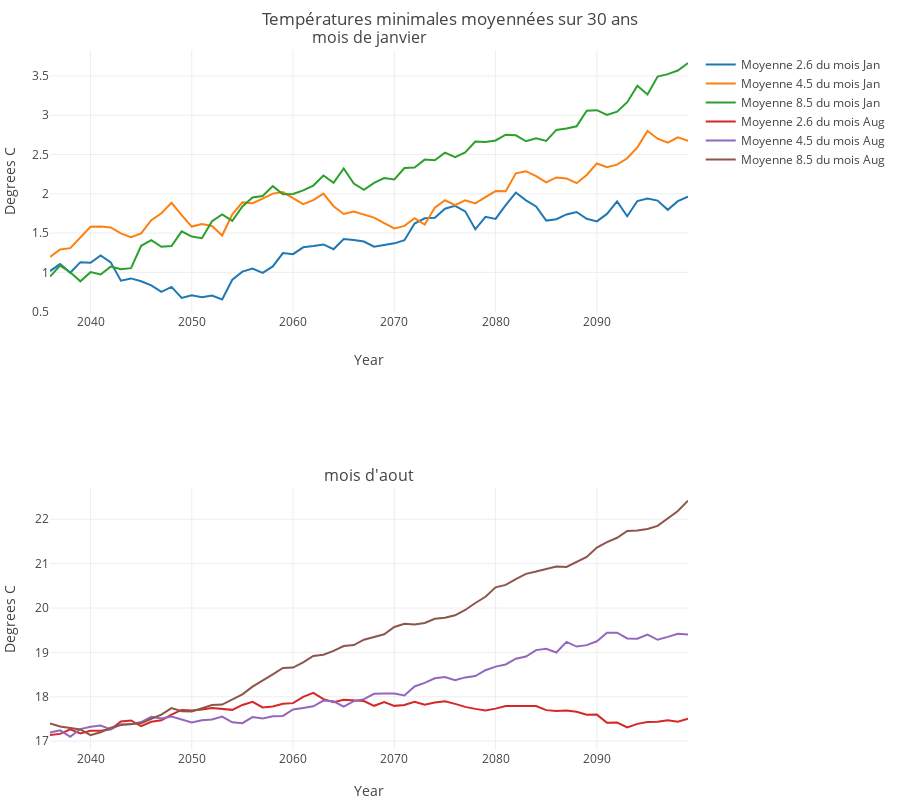

Source (notebook cell):
### Markdown cell above
Le diagramme ci-dessous  représente l'évolution sur `yearPeriod` années de la température dans la région Lyonnaise.(Décommenter la dernière ligne du bloc pour afficher la figure)

### Code cell
q = 0
trace26_0 = go.Scatter(
    x = lyon_year[firstPlotYear:lastPlotYear],
    y = moymAreaInterval_26[q,:],
    name ='Moyenne 2.6 du mois %s'%lyon_month[calcMonth[q]]
)
trace45_0 = go.Scatter(
    x = lyon_year[firstPlotYear:lastPlotYear],
    y = moymAreaInterval_45[q,:],
    name ='Moyenne 4.5 du mois %s'%lyon_month[calcMonth[q]]
)
trace85_0 = go.Scatter(
    x = lyon_year[firstPlotYear:lastPlotYear],
    y = moymAreaInterval_85[q,:],
    name ='Moyenne 8.5 du mois %s'%lyon_month[calcMonth[q]]
)

q = 1
trace26_1 = go.Scatter(
    x = lyon_year[firstPlotYear:lastPlotYear],
    y = moymAreaInterval_26[q,:],
    name ='Moyenne 2.6 du mois %s'%lyon_month[calcMonth[q]]
)
trace45_1 = go.Scatter(
    x = lyon_year[firstPlotYear:lastPlotYear],
    y = moymAreaInterval_45[q,:],
    name ='Moyenne 4.5 du mois %s'%lyon_month[calcMonth[q]]
)

trace85_1 = go.Scatter(
    x = lyon_year[firstPlotYear:lastPlotYear],
    y = moymAreaInterval_85[q,:],
    name ='Moyenne 8.5 du mois %s'%lyon_month[calcMonth[q]]
)

fig = tools.make_subplots(rows=2, 
                          cols=1, 
                          subplot_titles=("mois de janvier",
                                          "mois d'aout"))

fig.append_trace(trace26_0, 1, 1)
fig.append_trace(trace45_0, 1, 1)
fig.append_trace(trace85_0, 1, 1)
fig.append_trace(trace26_1, 2, 1)
fig.append_trace(trace45_1, 2, 1)
fig.append_trace(trace85_1, 2, 1)


fig['layout']['xaxis1'].update(title='Year')
fig['layout']['xaxis2'].update(title='Year')
fig['layout']['yaxis1'].update(title='Degrees C')
fig['layout']['yaxis2'].update(title='Degrees C')
fig['layout']['margin'] = {'l': 50, 'r': 10, 'b': 50, 't': 50}
fig['layout'].update(height=800, width=900, title='Températures minimales moyennées sur 30 ans')


#fig['layout'].update(title='Température moyenne maximale du mois de juillet', 
#                     autosize=False, width=800, height=380)  



layout = dict (
           title = "Température moyenne minimale des mois de l'année moyennées sur 30 ans",
           xaxis = dict(
                 title = 'Année',
                 showline=True,
                 showticklabels=True,
                 ticklen=5
             ),
             yaxis = dict(
                 title = 'Temperature (degrees Celsius)',
                 showline=True,
                 showticklabels=True
             ),         
)

#fig = dict(data=data, layout=layout)



py.iplot(fig, filename='basic-line')

### Figure 1 — Plotly figure (JSON) as saved in the notebook; plotly's stock layout.template omitted (floating-point values rounded to 4 significant figures)
{"data": [{"name": "Moyenne 2.6 du mois Jan", "type": "scatter", "uid": "a1e3b0df-b26e-4ab0-8bc3-d96a6cd0d0a0", "x": [2036, 2037, 2038, 2039, 2040, 2041, 2042, 2043, 2044, 2045, 2046, 2047, 2048, 2049, 2050, 2051, 2052, 2053, 2054, 2055, 2056, 2057, 2058, 2059, 2060, 2061, 2062, 2063, 2064, 2065, 2066, 2067, 2068, 2069, 2070, 2071, 2072, 2073, 2074, 2075, 2076, 2077, 2078, 2079, 2080, 2081, 2082, 2083, 2084, 2085, 2086, 2087, 2088, 2089, 2090, 2091, 2092, 2093, 2094, 2095, 2096, 2097, 2098, 2099], "xaxis": "x", "y": [1.017, 1.106, 0.9952, 1.13, 1.121, 1.215, 1.127, 0.8937, 0.9232, 0.8869, 0.8348, 0.7523, 0.8147, 0.6742, 0.7093, 0.6829, 0.7047, 0.6564, 0.9066, 1.009, 1.048, 0.9932, 1.076, 1.245, 1.232, 1.319, 1.334, 1.355, 1.294, 1.425, 1.412, 1.392, 1.327, 1.353, 1.369, 1.409, 1.621, 1.688, 1.695, 1.81, 1.847, 1.776, 1.549, 1.707, 1.681, 1.856, 2.015, 1.916, 1.838, 1.659, 1.676, 1.737, 1.769, 1.682, 1.649, 1.744, 1.903, 1.715, 1.908, 1.939, 1.913, 1.796, 1.906, 1.964, 0, 0, 0, 0, 0, 0, 0, 0, 0, 0, 0, 0, 0, 0, 0, 0, 0, 0, 0, 0, 0, 0, 0, 0, 0, 0, 0, 0, 0, 0], "yaxis": "y"}, {"name": "Moyenne 4.5 du mois Jan", "type": "scatter", "uid": "179744da-b0a0-4c74-8f7b-1cf85c8564ab", "x": [2036, 2037, 2038, 2039, 2040, 2041, 2042, 2043, 2044, 2045, 2046, 2047, 2048, 2049, 2050, 2051, 2052, 2053, 2054, 2055, 2056, 2057, 2058, 2059, 2060, 2061, 2062, 2063, 2064, 2065, 2066, 2067, 2068, 2069, 2070, 2071, 2072, 2073, 2074, 2075, 2076, 2077, 2078, 2079, 2080, 2081, 2082, 2083, 2084, 2085, 2086, 2087, 2088, 2089, 2090, 2091, 2092, 2093, 2094, 2095, 2096, 2097, 2098, 2099], "xaxis": "x", "y": [1.196, 1.29, 1.309, 1.445, 1.58, 1.584, 1.573, 1.496, 1.447, 1.496, 1.664, 1.752, 1.885, 1.728, 1.583, 1.615, 1.591, 1.47, 1.739, 1.891, 1.88, 1.938, 2.002, 2.021, 1.945, 1.869, 1.92, 2.002, 1.842, 1.742, 1.775, 1.731, 1.697, 1.625, 1.558, 1.591, 1.689, 1.607, 1.824, 1.918, 1.854, 1.916, 1.878, 1.958, 2.034, 2.032, 2.261, 2.287, 2.224, 2.145, 2.208, 2.196, 2.135, 2.239, 2.386, 2.339, 2.37, 2.452, 2.591, 2.799, 2.701, 2.651, 2.717, 2.675, 0, 0, 0, 0, 0, 0, 0, 0, 0, 0, 0, 0, 0, 0, 0, 0, 0, 0, 0, 0, 0, 0, 0, 0, 0, 0, 0, 0, 0, 0], "yaxis": "y"}, {"name": "Moyenne 8.5 du mois Jan", "type": "scatter", "uid": "dd01323b-d3d6-49d3-a888-c472058d882e", "x": [2036, 2037, 2038, 2039, 2040, 2041, 2042, 2043, 2044, 2045, 2046, 2047, 2048, 2049, 2050, 2051, 2052, 2053, 2054, 2055, 2056, 2057, 2058, 2059, 2060, 2061, 2062, 2063, 2064, 2065, 2066, 2067, 2068, 2069, 2070, 2071, 2072, 2073, 2074, 2075, 2076, 2077, 2078, 2079, 2080, 2081, 2082, 2083, 2084, 2085, 2086, 2087, 2088, 2089, 2090, 2091, 2092, 2093, 2094, 2095, 2096, 2097, 2098, 2099], "xaxis": "x", "y": [0.9461, 1.085, 1.002, 0.8865, 1.003, 0.973, 1.073, 1.04, 1.054, 1.338, 1.41, 1.326, 1.335, 1.522, 1.456, 1.435, 1.65, 1.737, 1.655, 1.838, 1.953, 1.973, 2.097, 1.995, 1.997, 2.043, 2.105, 2.233, 2.139, 2.322, 2.13, 2.051, 2.138, 2.2, 2.183, 2.327, 2.334, 2.435, 2.426, 2.524, 2.466, 2.526, 2.664, 2.658, 2.679, 2.752, 2.744, 2.668, 2.706, 2.673, 2.813, 2.831, 2.858, 3.058, 3.064, 3.003, 3.044, 3.166, 3.375, 3.263, 3.492, 3.522, 3.568, 3.662, 0, 0, 0, 0, 0, 0, 0, 0, 0, 0, 0, 0, 0, 0, 0, 0, 0, 0, 0, 0, 0, 0, 0, 0, 0, 0, 0, 0, 0, 0], "yaxis": "y"}, {"name": "Moyenne 2.6 du mois Aug", "type": "scatter", "uid": "97b46157-5315-4fde-9806-00061b19c3f9", "x": [2036, 2037, 2038, 2039, 2040, 2041, 2042, 2043, 2044, 2045, 2046, 2047, 2048, 2049, 2050, 2051, 2052, 2053, 2054, 2055, 2056, 2057, 2058, 2059, 2060, 2061, 2062, 2063, 2064, 2065, 2066, 2067, 2068, 2069, 2070, 2071, 2072, 2073, 2074, 2075, 2076, 2077, 2078, 2079, 2080, 2081, 2082, 2083, 2084, 2085, 2086, 2087, 2088, 2089, 2090, 2091, 2092, 2093, 2094, 2095, 2096, 2097, 2098, 2099], "xaxis": "x2", "y": [17.14, 17.16, 17.27, 17.17, 17.24, 17.23, 17.27, 17.44, 17.46, 17.34, 17.43, 17.47, 17.6, 17.7, 17.69, 17.71, 17.75, 17.72, 17.7, 17.82, 17.89, 17.76, 17.78, 17.84, 17.86, 18.0, 18.09, 17.95, 17.88, 17.93, 17.91, 17.9, 17.8, 17.88, 17.79, 17.81, 17.89, 17.82, 17.87, 17.9, 17.84, 17.77, 17.73, 17.69, 17.73, 17.79, 17.79, 17.79, 17.79, 17.7, 17.68, 17.69, 17.66, 17.6, 17.6, 17.41, 17.42, 17.31, 17.39, 17.43, 17.44, 17.47, 17.44, 17.51, 0, 0, 0, 0, 0, 0, 0, 0, 0, 0, 0, 0, 0, 0, 0, 0, 0, 0, 0, 0, 0, 0, 0, 0, 0, 0, 0, 0, 0, 0], "yaxis": "y2"}, {"name": "Moyenne 4.5 du mois Aug", "type": "scatter", "uid": "10297590-0adf-415d-8a5f-1bdd3e027dcc", "x": [2036, 2037, 2038, 2039, 2040, 2041, 2042, 2043, 2044, 2045, 2046, 2047, 2048, 2049, 2050, 2051, 2052, 2053, 2054, 2055, 2056, 2057, 2058, 2059, 2060, 2061, 2062, 2063, 2064, 2065, 2066, 2067, 2068, 2069, 2070, 2071, 2072, 2073, 2074, 2075, 2076, 2077, 2078, 2079, 2080, 2081, 2082, 2083, 2084, 2085, 2086, 2087, 2088, 2089, 2090, 2091, 2092, 2093, 2094, 2095, 2096, 2097, 2098, 2099], "xaxis": "x2", "y": [17.2, 17.24, 17.1, 17.27, 17.33, 17.35, 17.26, 17.38, 17.38, 17.43, 17.55, 17.51, 17.56, 17.49, 17.42, 17.47, 17.49, 17.55, 17.42, 17.41, 17.54, 17.51, 17.56, 17.57, 17.72, 17.75, 17.78, 17.91, 17.9, 17.78, 17.9, 17.95, 18.07, 18.07, 18.07, 18.03, 18.23, 18.31, 18.42, 18.44, 18.37, 18.44, 18.46, 18.6, 18.68, 18.73, 18.86, 18.91, 19.05, 19.08, 19.0, 19.24, 19.13, 19.16, 19.25, 19.44, 19.44, 19.31, 19.31, 19.4, 19.28, 19.35, 19.42, 19.4, 0, 0, 0, 0, 0, 0, 0, 0, 0, 0, 0, 0, 0, 0, 0, 0, 0, 0, 0, 0, 0, 0, 0, 0, 0, 0, 0, 0, 0, 0], "yaxis": "y2"}, {"name": "Moyenne 8.5 du mois Aug", "type": "scatter", "uid": "2d83d50c-d401-4866-86e5-98af20d71170", "x": [2036, 2037, 2038, 2039, 2040, 2041, 2042, 2043, 2044, 2045, 2046, 2047, 2048, 2049, 2050, 2051, 2052, 2053, 2054, 2055, 2056, 2057, 2058, 2059, 2060, 2061, 2062, 2063, 2064, 2065, 2066, 2067, 2068, 2069, 2070, 2071, 2072, 2073, 2074, 2075, 2076, 2077, 2078, 2079, 2080, 2081, 2082, 2083, 2084, 2085, 2086, 2087, 2088, 2089, 2090, 2091, 2092, 2093, 2094, 2095, 2096, 2097, 2098, 2099], "xaxis": "x2", "y": [17.4, 17.33, 17.29, 17.26, 17.13, 17.2, 17.3, 17.36, 17.39, 17.4, 17.5, 17.6, 17.75, 17.67, 17.67, 17.74, 17.81, 17.82, 17.94, 18.05, 18.23, 18.36, 18.5, 18.65, 18.66, 18.78, 18.92, 18.95, 19.03, 19.14, 19.17, 19.29, 19.34, 19.41, 19.57, 19.64, 19.63, 19.66, 19.76, 19.78, 19.84, 19.96, 20.11, 20.25, 20.47, 20.52, 20.65, 20.77, 20.82, 20.88, 20.94, 20.93, 21.03, 21.15, 21.36, 21.48, 21.58, 21.74, 21.75, 21.78, 21.85, 22.01, 22.18, 22.42, 0, 0, 0, 0, 0, 0, 0, 0, 0, 0, 0, 0, 0, 0, 0, 0, 0, 0, 0, 0, 0, 0, 0, 0, 0, 0, 0, 0, 0, 0], "yaxis": "y2"}], "layout": {"annotations": [{"font": {"size": 16}, "showarrow": false, "text": "mois de janvier", "x": 0.5, "xanchor": "center", "xref": "paper", "y": 1, "yanchor": "bottom", "yref": "paper"}, {"font": {"size": 16}, "showarrow": false, "text": "mois d'aout", "x": 0.5, "xanchor": "center", "xref": "paper", "y": 0.375, "yanchor": "bottom", "yref": "paper"}], "dragmode": "pan", "height": 800, "margin": {"b": 50, "l": 50, "r": 10, "t": 50}, "title": {"text": "Températures minimales moyennées sur 30 ans"}, "width": 900, "xaxis": {"anchor": "y", "autorange": true, "domain": [0, 1], "range": [2036, 2099], "title": {"text": "Year"}, "type": "linear"}, "xaxis2": {"anchor": "y2", "autorange": true, "domain": [0, 1], "range": [2036, 2099], "title": {"text": "Year"}, "type": "linear"}, "yaxis": {"anchor": "x", "autorange": true, "domain": [0.625, 1], "range": [0.4894, 3.829], "title": {"text": "Degrees C"}, "type": "linear"}, "yaxis2": {"anchor": "x2", "autorange": true, "domain": [0, 0.375], "range": [16.8, 22.72], "title": {"text": "Degrees C"}, "type": "linear"}}}
